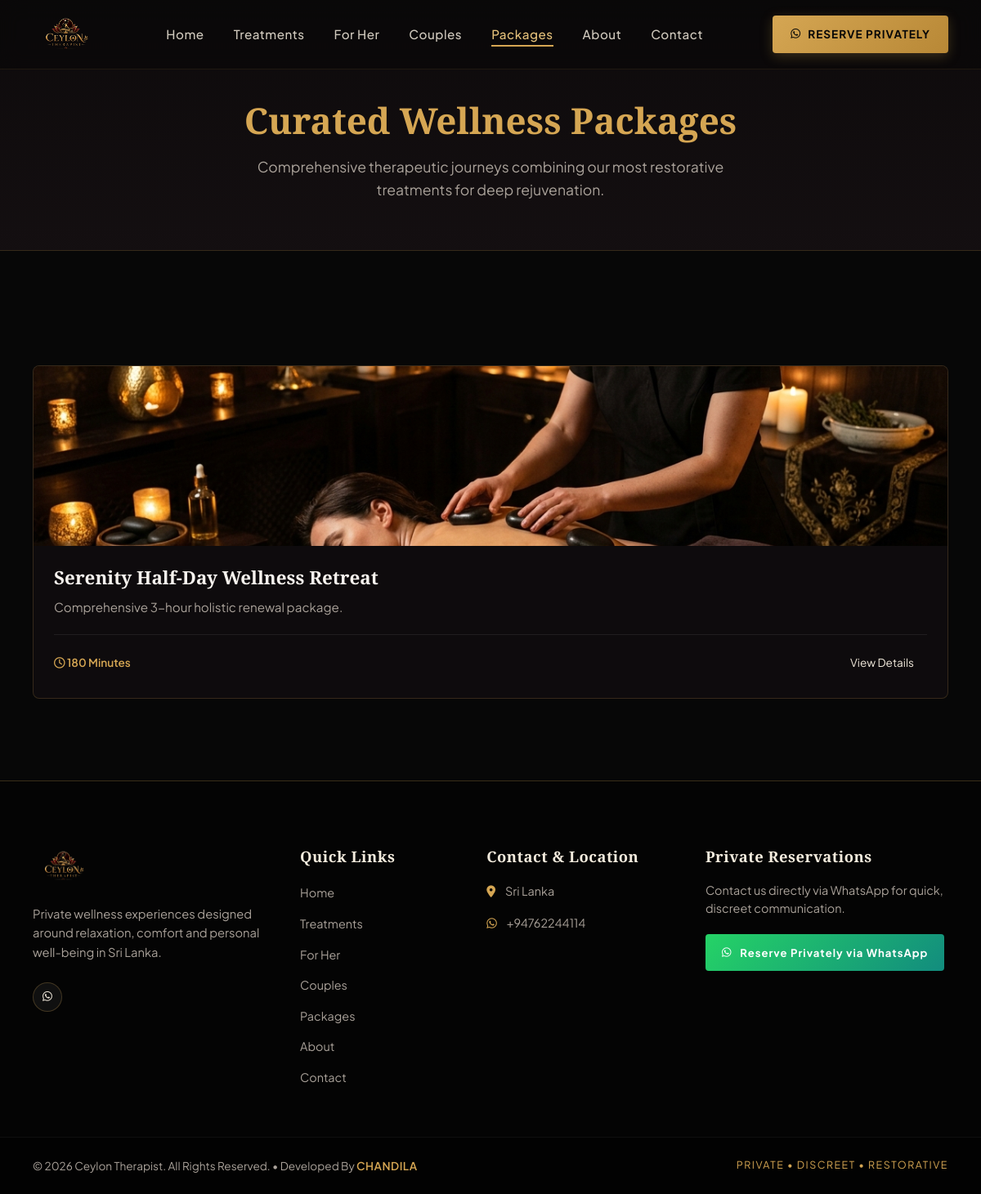
The page /package.php on the database as committed earlier.
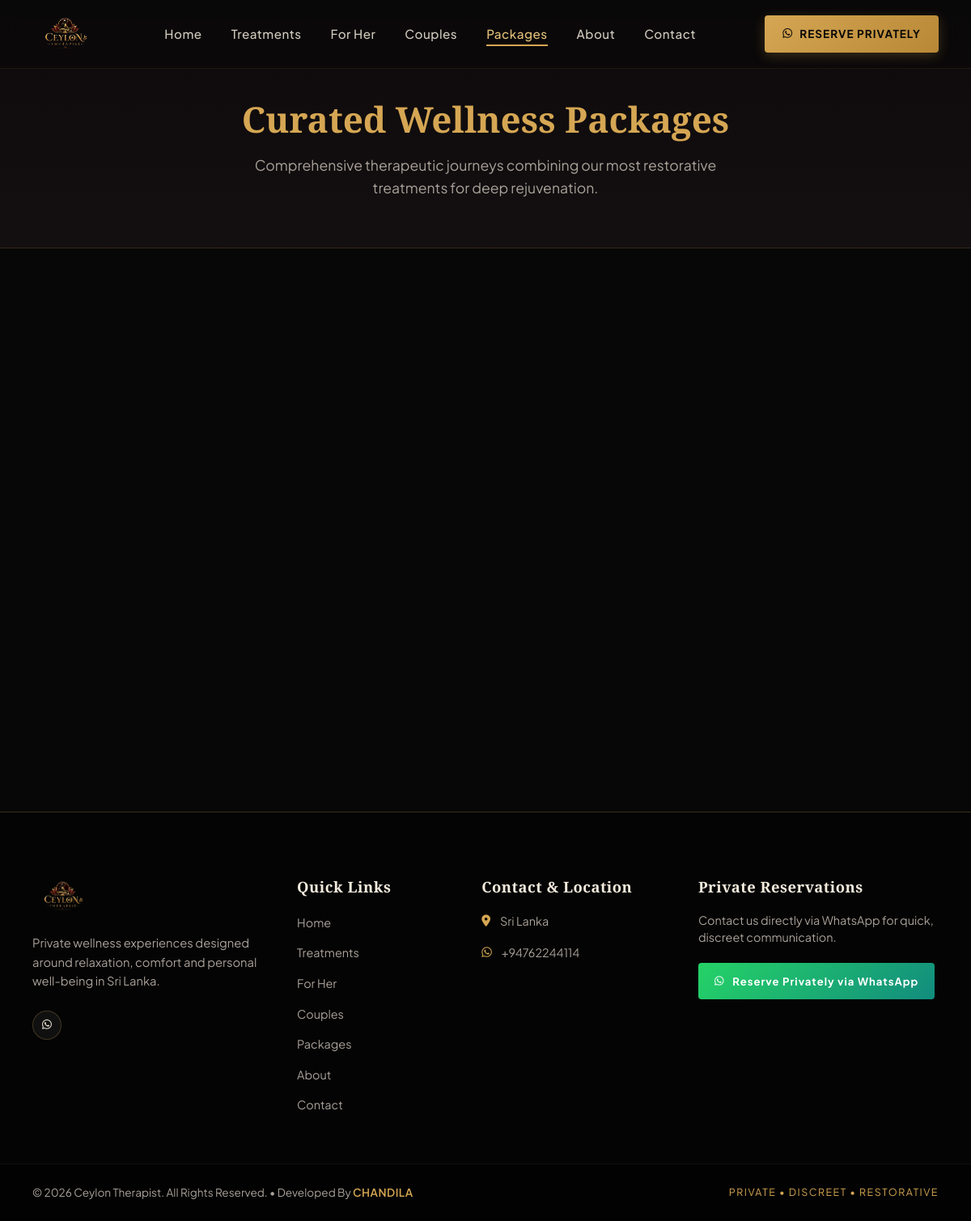
The same page on the database as committed later.
### tables this page shows
CREATE TABLE IF NOT EXISTS `packages` (
    `id` INT UNSIGNED AUTO_INCREMENT PRIMARY KEY,
    `title` VARCHAR(150) NOT NULL,
    `slug` VARCHAR(150) NOT NULL UNIQUE,
    `short_description` VARCHAR(255) NULL,
    `description` TEXT NULL,
    `duration_minutes` INT UNSIGNED DEFAULT 90,
    `price` DECIMAL(10,2) NULL DEFAULT NULL,
    `image` VARCHAR(255) NULL,
    `status` ENUM('ACTIVE', 'INACTIVE') DEFAULT 'ACTIVE',
    `display_order` INT DEFAULT 0,
    `created_at` TIMESTAMP DEFAULT CURRENT_TIMESTAMP,
    `updated_at` TIMESTAMP DEFAULT CURRENT_TIMESTAMP ON UPDATE CURRENT_TIMESTAMP
);

### app/controllers/PackageController.php (called while the page is built, shortened)
<?php
class PackageController
{
    private Package $packageModel;
    public function __construct()
    {
        $this->packageModel = new Package();
    }
    public function index(): void
    {
        $packages = $this->packageModel->getActive();
        require BASE_PATH . '/views/public/packages.php';
    }
}

### app/bootstrap.php (called while the page is built, shortened)
<?php
require_once __DIR__ . '/helpers/env.php';
require_once __DIR__ . '/config/database.php';
spl_autoload_register(function (string $className): void {
    $directories = [
        __DIR__ . '/controllers/',
        __DIR__ . '/models/',
        __DIR__ . '/services/'
    ];
    foreach ($directories as $dir) {
        $file = $dir . $className . '.php';
        if (file_exists($file)) {
            return;
        }
    }
});
require_once __DIR__ . '/helpers/common.php';
require_once __DIR__ . '/helpers/url.php';

### app/helpers/env.php (called while the page is built, shortened)
<?php
if (!function_exists('env')) {
    function env(string $key, mixed $default = null): mixed
    {
        $value = getenv($key);
        if ($value === false) {
            $value = $_ENV[$key] ?? $_SERVER[$key] ?? $default;
        }
        return $value;
    }
}

### app/config/database.php (called while the page is built, shortened)
<?php
class Database
{
    private static ?PDO $instance = null;
    public static function getConnection(): PDO
    {
        if (self::$instance === null) {
            $host = (string)env('DB_HOST', 'localhost');
            $port = (int)env('DB_PORT', 3306);
            $dbName = (string)env('DB_DATABASE', env('DB_NAME', 'ceylon_therapist'));
            $username = (string)env('DB_USERNAME', env('DB_USER', 'root'));
            $password = (string)env('DB_PASSWORD', env('DB_PASS', ''));
            $charset = (string)env('DB_CHARSET', 'utf8mb4');
            $dsn = sprintf(
                "mysql:host=%s;port=%d;dbname=%s;charset=%s",
                $host,
                $port,
                $dbName,
                $charset
            );
            $options = [
                PDO::ATTR_ERRMODE => PDO::ERRMODE_EXCEPTION,
                PDO::ATTR_DEFAULT_FETCH_MODE => PDO::FETCH_ASSOC,
                PDO::ATTR_EMULATE_PREPARES => false,
                PDO::MYSQL_ATTR_INIT_COMMAND => "SET NAMES " . $charset
            ];
            try {
                self::$instance = new PDO($dsn, $username, $password, $options);
            } catch (PDOException $e) {
                if (defined('ENVIRONMENT') && ENVIRONMENT === 'development') {
                    throw new Exception("Database Connection Error: " . $e->getMessage(), (int)$e->getCode());
                } else {
                    error_log("Database Connection Error: " . $e->getMessage());
                    throw new Exception("A database error occurred. Please try again later.", 500);
                }
            }
        }
        return self::$instance;
    }
}

### app/models/Package.php (called while the page is built, shortened)
<?php
class Package
{
    private PDO $db;
    public function __construct()
    {
        $this->db = Database::getConnection();
    }
    public function getActive(): array
    {
        $sql = "SELECT * FROM packages
                WHERE status = 'ACTIVE'
                ORDER BY display_order ASC, id DESC";
        $stmt = $this->db->prepare($sql);
        $stmt->execute();
        return $stmt->fetchAll() ?: [];
    }
}

### app/helpers/url.php (called while the page is built, shortened)
<?php
function baseUrl(string $path = ''): string
{
    $cleanPath = ltrim($path, '/');
    if (defined('BASE_URL') && !empty(BASE_URL)) {
        return rtrim(BASE_URL, '/') . ($cleanPath !== '' ? '/' . $cleanPath : '');
    }
    return '/' . $cleanPath;
}
function assetUrl(string $path = ''): string
{
    return baseUrl('assets/' . ltrim($path, '/'));
}

### app/helpers/common.php (called while the page is built, shortened)
<?php
function e(?string $value): string
{
    return htmlspecialchars((string)($value ?? ''), ENT_QUOTES, 'UTF-8');
}

### views/public/packages.php (the view, shortened to what the changed rows need)
<?php require BASE_PATH . '/views/layouts/header.php'; ?>
<section class="page-banner">
    <div class="container text-center">
        <h1>Curated Wellness Packages</h1>
    </div>
</section>
<section class="section-padding">
    <div class="container">
        <?php if (!empty($packages)): ?>
            <div class="packages-grid">
                <?php foreach ($packages as $pkg): ?>
                    <article class="package-card">
                        <?php if (!empty($pkg['image'])): ?>
                            <img src="<?= mediaUrl($pkg['image']) ?>" alt="<?= e($pkg['title']) ?>" class="package-card-img" loading="lazy">
                        <?php else: ?>
                            <img src="<?= assetUrl('images/treatments/treatment-signature.jpg') ?>" alt="<?= e($pkg['title']) ?>" class="package-card-img" loading="lazy">
                        <?php endif; ?>
                        <div class="package-card-body">
                            <h3 class="package-title"><?= e($pkg['title']) ?></h3>
                            <p class="package-desc"><?= e($pkg['short_description'] ?? '') ?></p>
                            <div class="package-meta">
                                <span class="package-duration">
                                    <i class="fa-regular fa-clock"></i> <?= (int)($pkg['duration_minutes'] ?? 90) ?> Minutes
                                </span>
                                <a href="<?= baseUrl('package.php?slug=' . urlencode($pkg['slug'])) ?>" class="btn-primary-gold" style="padding:8px 16px;font-size:0.85rem;">
                                    View Details
                                </a>
                            </div>
                        </div>
                    </article>
                <?php endforeach; ?>
            </div>
        <?php endif; ?>
    </div>
</section>
<?php require BASE_PATH . '/views/layouts/footer.php'; ?>

Rows that differ between the two databases and show on the page:
no longer on this page (row edited): packages: title "Serenity Half-Day Wellness Retreat", short_description "Comprehensive 3-hour holistic renewal package.", duration_minutes "180"
